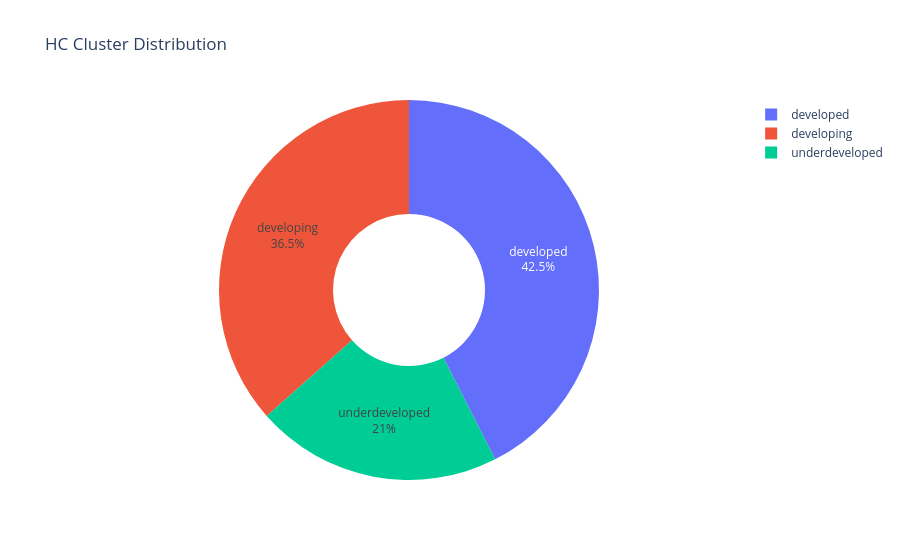

The cell this chart's notebook holds for it:
### Code cell
import plotly.express as px
import plotly.graph_objects as go

pie_data = df_final['hc_cluster'].value_counts()
pie_labels = pie_data.index
pie_values = pie_data.values

pie_fig = go.Figure(data=[go.Pie(labels=pie_labels, values=pie_values)])
pie_fig.update_traces(textinfo='percent+label', hole=0.4)
pie_fig.update_layout(title='HC Cluster Distribution')

pie_fig.show()

### Figure 1 — Plotly figure (JSON) as saved in the notebook; plotly's stock layout.template omitted (floating-point values rounded to 4 significant figures)
{"data": [{"hole": 0.4, "labels": ["developed", "developing", "underdeveloped"], "textinfo": "percent+label", "type": "pie", "values": [71, 61, 35]}], "layout": {"title": {"text": "HC Cluster Distribution"}}}
